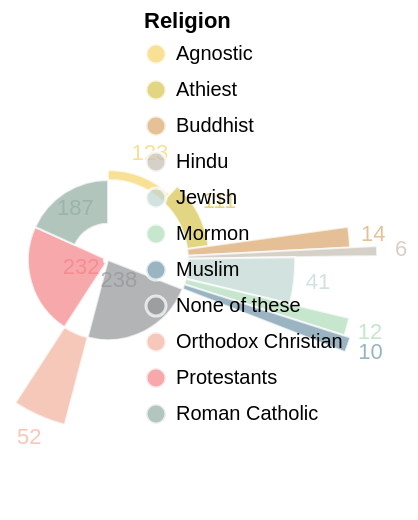

The Vega-Lite source for this figure:
### Vega specification from a JSON file in a GitHub repository (floating-point values rounded to 4 significant figures)
{"$schema": "https://vega.github.io/schema/vega/v5.json", "description": "Religion of 1026 participants", "width": 500, "background": "white", "padding": 5, "height": 250, "data": [{"name": "religion_highlight_store"}, {"name": "source_0", "values": [{"religion": "Agnostic", "population": 123}, {"religion": "Athiest", "population": 111}, {"religion": "Buddhist", "population": 14}, {"religion": "Hindu", "population": 6}, {"religion": "Jewish", "population": 41}, {"religion": "Mormon", "population": 12}, {"religion": "Muslim", "population": 10}, {"religion": "None of these", "population": 238}, {"religion": "Orthodox Christian", "population": 52}, {"religion": "Protestants", "population": 232}, {"religion": "Roman Catholic", "population": 187}]}, {"name": "data_1", "source": "source_0", "transform": [{"type": "stack", "groupby": [], "field": "population", "sort": {"field": ["religion"], "order": ["ascending"]}, "as": ["population_start", "population_end"], "offset": "zero"}, {"type": "filter", "expr": "isValid(datum[\"population\"]) && isFinite(+datum[\"population\"])"}]}, {"name": "data_2", "source": "source_0", "transform": [{"type": "stack", "groupby": [], "field": "population", "sort": {"field": ["religion", "population"], "order": ["ascending", "ascending"]}, "as": ["population_start", "population_end"], "offset": "zero"}, {"type": "filter", "expr": "isValid(datum[\"population\"]) && isFinite(+datum[\"population\"])"}]}], "signals": [{"name": "width", "init": "isFinite(containerSize()[0]) ? containerSize()[0] : 200", "on": [{"update": "isFinite(containerSize()[0]) ? containerSize()[0] : 200", "events": "window:resize"}]}, {"name": "unit", "value": {}, "on": [{"events": "mousemove", "update": "isTuple(group()) ? group() : unit"}]}, {"name": "religion_highlight", "update": "vlSelectionResolve(\"religion_highlight_store\", \"union\", true, true)"}, {"name": "religion_highlight_tuple", "on": [{"events": [{"source": "scope", "type": "click"}], "update": "datum && item().mark.marktype !== 'group' ? {unit: \"layer_0\", fields: religion_highlight_tuple_fields, values: [(item().isVoronoi ? datum.datum : datum)[\"religion\"]]} : null", "force": true}, {"events": [{"source": "view", "type": "dblclick"}], "update": "null"}]}, {"name": "religion_highlight_tuple_fields", "value": [{"field": "religion", "channel": "color", "type": "E"}]}, {"name": "religion_highlight_toggle", "value": false, "on": [{"events": [{"source": "scope", "type": "click"}], "update": "event.shiftKey"}, {"events": [{"source": "view", "type": "dblclick"}], "update": "false"}]}, {"name": "religion_highlight_modify", "on": [{"events": {"signal": "religion_highlight_tuple"}, "update": "modify(\"religion_highlight_store\", religion_highlight_toggle ? null : religion_highlight_tuple, religion_highlight_toggle ? null : true, religion_highlight_toggle ? religion_highlight_tuple : null)"}]}], "marks": [{"name": "layer_0_marks", "type": "arc", "style": ["arc"], "interactive": true, "from": {"data": "data_1"}, "encode": {"update": {"stroke": {"value": "#fff"}, "innerRadius": {"value": 40}, "fill": {"scale": "color", "field": "religion"}, "opacity": [{"test": "!length(data(\"religion_highlight_store\")) || vlSelectionTest(\"religion_highlight_store\", datum)", "value": 0.7}, {"value": 0.3}], "tooltip": {"signal": "{\"Religion\": isValid(datum[\"religion\"]) ? datum[\"religion\"] : \"\"+datum[\"religion\"], \"Population\": format(datum[\"population\"], \"\")}"}, "description": {"signal": "\"population: \" + (format(datum[\"population\"], \"\")) + \"; Religion: \" + (isValid(datum[\"religion\"]) ? datum[\"religion\"] : \"\"+datum[\"religion\"]) + \"; Population: \" + (format(datum[\"population\"], \"\"))"}, "x": {"signal": "width", "mult": 0.5}, "y": {"signal": "height", "mult": 0.5}, "outerRadius": {"scale": "radius", "field": "population"}, "startAngle": {"scale": "theta", "field": "population_end"}, "endAngle": {"scale": "theta", "field": "population_start"}}}}, {"name": "layer_1_marks", "type": "text", "style": ["text"], "interactive": true, "from": {"data": "data_2"}, "encode": {"update": {"fill": {"scale": "color", "field": "religion"}, "opacity": [{"test": "!length(data(\"religion_highlight_store\")) || vlSelectionTest(\"religion_highlight_store\", datum)", "value": 0.7}, {"value": 0.3}], "tooltip": {"signal": "{\"Religion\": isValid(datum[\"religion\"]) ? datum[\"religion\"] : \"\"+datum[\"religion\"], \"Population\": format(datum[\"population\"], \"\")}"}, "description": {"signal": "\"population: \" + (format(datum[\"population\"], \"\")) + \"; Religion: \" + (isValid(datum[\"religion\"]) ? datum[\"religion\"] : \"\"+datum[\"religion\"]) + \"; Population: \" + (format(datum[\"population\"], \"\"))"}, "x": {"signal": "width", "mult": 0.5}, "y": {"signal": "height", "mult": 0.5}, "text": {"signal": "format(datum[\"population\"], \"\")"}, "align": {"value": "center"}, "baseline": {"value": "middle"}, "radius": {"scale": "radius", "field": "population", "offset": 12}, "theta": {"signal": "scale(\"theta\", 0.5 * datum[\"population_start\"] + 0.5 * datum[\"population_end\"])"}}}}], "scales": [{"name": "theta", "type": "linear", "domain": {"fields": [{"data": "data_1", "field": "population_start"}, {"data": "data_1", "field": "population_end"}, {"data": "data_2", "field": "population_start"}, {"data": "data_2", "field": "population_end"}]}, "range": [0, 6.283], "zero": true}, {"name": "radius", "type": "sqrt", "domain": {"fields": [{"data": "data_1", "field": "population"}, {"data": "data_2", "field": "population"}]}, "range": [160, {"signal": "min(width,height)/2"}], "zero": true}, {"name": "color", "type": "ordinal", "domain": ["Agnostic", "Athiest", "Buddhist", "Hindu", "Jewish", "Mormon", "Muslim", "None of these", "Orthodox Christian", "Protestants", "Roman Catholic"], "range": ["#F5D368", "#D7C54F", "#DBA66B", "#C5BEB1", "#BFD6D2", "#AEDCB9", "#6F95A8", "#939598", "#F1B19D", "#F38388", "#92ADA2"]}], "legends": [{"title": "Religion", "fill": "color", "symbolType": "circle", "encode": {"symbols": {"update": {"stroke": {"value": "#fff"}, "opacity": {"value": 0.7}}}}}], "config": {}}
